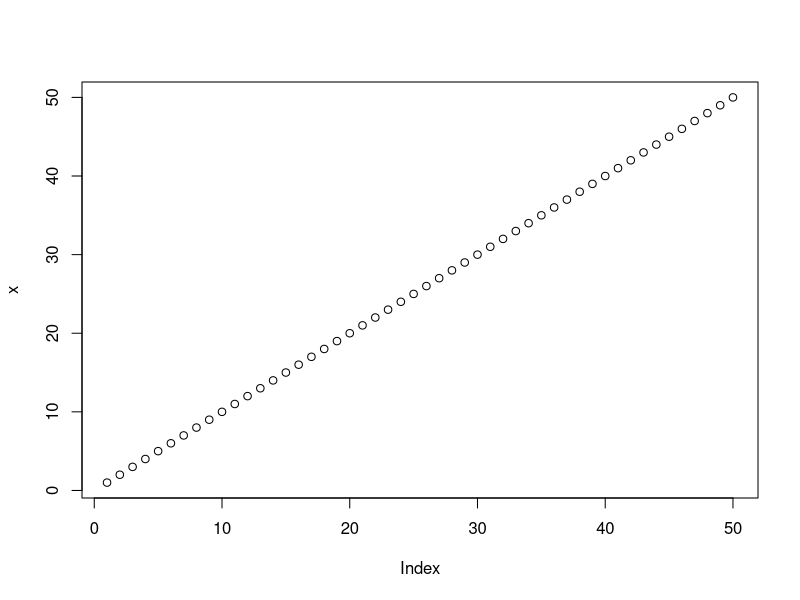
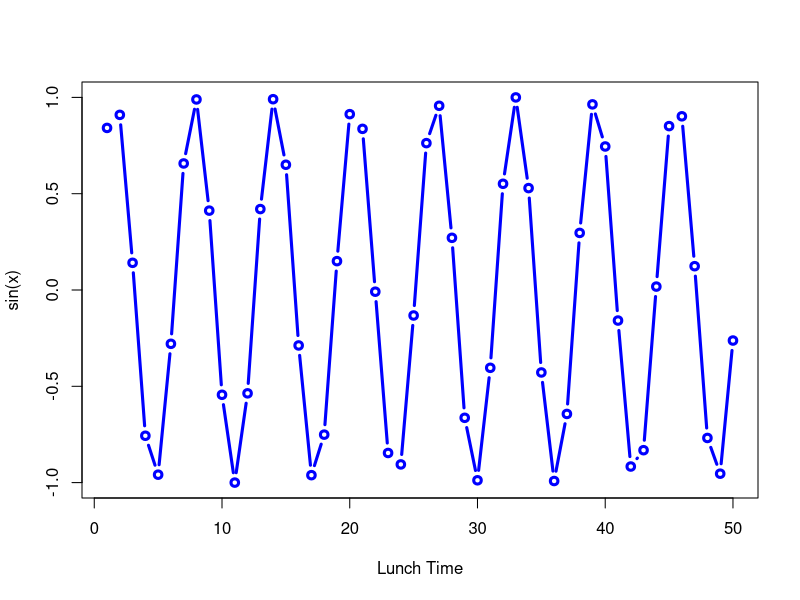

Recreate these plots in R, in order.
#' ---
#' title: "Class 04 Intro to R"
#' author: "Jervic Aquino"
#' date: "January 16, 2026"
#' ---

x <- 1:50
plot(x)
plot(x, sin(x), typ="b", col="blue", lwd=3, xlab="Lunch Time")
